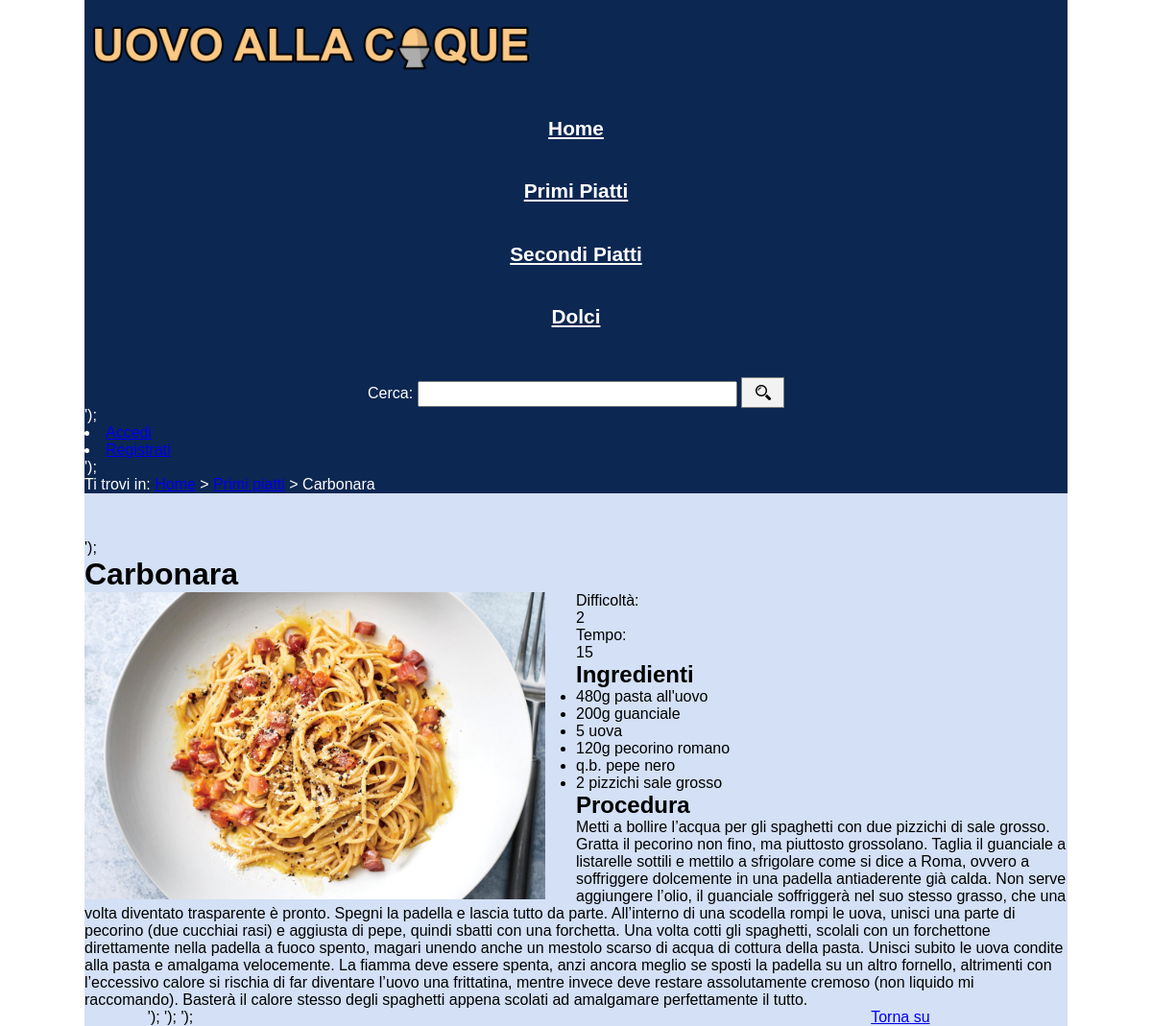
The page /php/ricetta.php?id=1 on the database its author committed.
### tables this page shows
CREATE TABLE ricette (
  id INT AUTO_INCREMENT,
  nome VARCHAR(256) NOT NULL,
  difficolta TINYINT UNSIGNED NOT NULL,
  tempo SMALLINT UNSIGNED NOT NULL,
   
  img VARCHAR(256) NOT NULL,
  portata TINYINT UNSIGNED NOT NULL,
  ingredienti TEXT NOT NULL,
  procedimento TEXT NOT NULL,
  PRIMARY KEY (id),
  UNIQUE (nome)
);

### php/db-connection.php (called while the page is built, shortened)
<?php
class DBConnection
{
    private $host = "localhost";
    private $username;
    private $password;
    private $connection;
    public function __construct()
    {
        $this->username = str_replace("\n", "", file_get_contents(__DIR__ . "/username.txt"));
        $this->password = str_replace("\n", "", file_get_contents(__DIR__ . "/pwd_db-1920.txt"));
    }
    public function connectTo(string $database)
    {
        $this->connection = new mysqli($this->host, $this->username, $this->password, $database);
    }
    public function query($query)
    {
        return $this->connection->query($query);
    }
}

### php/ricetta.php (the view, shortened to what this page needs)
<?php
require_once "./template-handler.php";
require_once __DIR__ . "/db-connection.php";
$content = file_get_contents(__DIR__ . "/components/ricetta-content.php");
$connection = new DBConnection();
$result = $connection->query("SELECT * FROM ricette WHERE id={$_GET["id"]}")->fetch_assoc();
if (!$result) {
} else {
    $nome = $result["nome"];
    $portata = $result["portata"];
    $difficolta = $result["difficolta"];
    $tempo = $result["tempo"];
    $img = $result["img"];
    $ingredienti = $result["ingredienti"];
    $procedimento = $result["procedimento"];
    $portate = [
        "Primi piatti",
        "Secondi piatti",
        "Dessert",
    ];
    $percorsoBread = "<a href=\"<rootFolder />/index.php\">Home</a> &gt; <a href=\"<rootFolder />/php/elenco.php?id=$portata\">{$portate[$portata-1]}</a> &gt; $nome";
    $listaIngredienti = "";
    foreach (explode(",", $ingredienti) as $ing) {
        $listaIngredienti .= "<li>$ing</li>";
    }
    $content = str_replace("<nomeRicettaPlaceholder />", $nome, $content);
    $content = str_replace("<imgSrcPlaceholder />", $img, $content);
    $content = str_replace("<difficoltàPlaceholder />", $difficolta, $content);
    $content = str_replace("<tempoPlaceholder />", $tempo, $content);
    $content = str_replace("<ingredientiPlaceholder />", $listaIngredienti, $content);
    $content = str_replace("<proceduraPlaceholder />", $procedimento, $content);
}

### php/template-handler.php (shortened to what this page needs)
<?php
class TemplateHandler
{
    private $page;
    private $root;
    public function __construct(string $root, string $standard)
    {
        $this->root = $root;
        $this->page = file_get_contents(__DIR__ . "/components/" . $standard . "-template.php");
    }
    public function setTitle(string $title)
    {
        $this->page = str_replace("<titlePlaceholder />", $title, $this->page);
    }
    public function setDescription(string $description)
    {
        $this->page = str_replace("<descriptionPlaceholder />", $description, $this->page);
    }
    public function setKeywords(string $keywords)
    {
        $this->page = str_replace("<keywordsPlaceholder />", $keywords, $this->page);
    }
    public function setAuthor(string $author)
    {
        $this->page = str_replace("<authorPlaceholder />", $author, $this->page);
    }
    public function setLogin(string $loginSnippet)
    {
        $this->page = str_replace("<loginPlaceholder />", $loginSnippet, $this->page);
    }
    public function setNav(string $navSnippet)
    {
        $this->page = str_replace("<navPlaceholder />", $navSnippet, $this->page);
    }
    public function setBreadcrumb(string $breadcrumbSnippet)
    {
        $this->page = str_replace("<breadcrumbPlaceholder />", $breadcrumbSnippet, $this->page);
    }
    public function setContent(string $contentSnippet)
    {
        $this->page = str_replace("<contentPlaceholder />", $contentSnippet, $this->page);
    }
    public function setBackToTop(string $backToTopSnippet)
    {
        $this->page = str_replace("<backToTopPlaceholder />", $backToTopSnippet, $this->page);
    }
    public function send()
    {
        echo $this->page;
    }
    private function done()
    {
        $this->page = str_replace("<rootFolder />", $this->root, $this->page);
    }
}

### styles/screen.css (style rules this page uses)
* { padding: 0em; margin: 0em; }
html, body { max-width: 1024px; margin: 0em auto; padding: 0em 0em; }
html { background-color: white; }
body { background-color: rgba(211, 224, 245); font-family: Verdana, Geneva, Tahoma, sans-serif; }
ul { list-style-type: none; }
.elemento-menu { text-align: center; display: block; margin:2em; font-size: 1.3em; font-weight: bolder; }
.elemento-menu a { display: block; font-size: 1em; color: white; }
#immagine-logo { height: 4em; align-items: center; }
#barra-ricerca { text-align: center; color: white; }
.barra-cerca { width: 25em; height: 2em; }
#immagine-lente { position: relative; top:0.7em; background-color: rgb(242, 242, 242); width: 1.2em; height: 1.2em; border-style: solid; border-color: gray; border-width: 0.01em; padding: 0.5em 1em 0.5em 1em; margin-left: 0em; }
#accedi_scritta { padding-right: 0.5em; }
#header { color:white; margin-bottom: 3em; padding-top: 1em; background-color: #0c2752; }
#torna-su-link { position: relative; left: 80%; margin-top: 2em; }
.immagine-ricetta { width: 30em; height: 20em; object-fit: cover; float: left; margin-right: 2em; }
.ingredienti { list-style-type: disc; }

### styles/print.css (style rules this page uses)
a:link:after, a:visited:after { content: " [www.uovaallacoque.it" attr(href) "] "; font-size:90%; }
#immagine-logo { height: 4em; }
.nav { display: none; }
#torna-su-link { display: none; }

### rows shown on the page
ricette: nome "Carbonara", nome "Carbonara Difficoltà: 2 Tempo: 15 Ingredienti Procedura Metti a bollire l’acqua per gli spaghetti con due pizzichi di sale grosso. Gratta il pecorino non fino, ma piuttosto grossolano. Taglia il guanciale a listarelle sottili e mettilo a sfrigolare come si dice a Roma, ovvero a soffriggere dolcemente in una padella antiaderente già calda. Non serve aggiungere l’olio, il guanciale soffriggerà nel suo stesso grasso, che una volta diventato trasparente è pronto. Spegni la padella e lascia tutto da parte. All’interno di una scodella rompi le uova, unisci una parte di pecorino (due cucchiai rasi) e aggiusta di pepe, quindi sbatti con una forchetta. Una volta cotti gli spaghetti, scolali con un…", nome (picture), ingredienti "480g pasta all'uovo", ingredienti "200g guanciale", ingredienti "5 uova", ingredienti "120g pecorino romano", ingredienti "q.b. pepe nero", ingredienti "2 pizzichi sale grosso"
